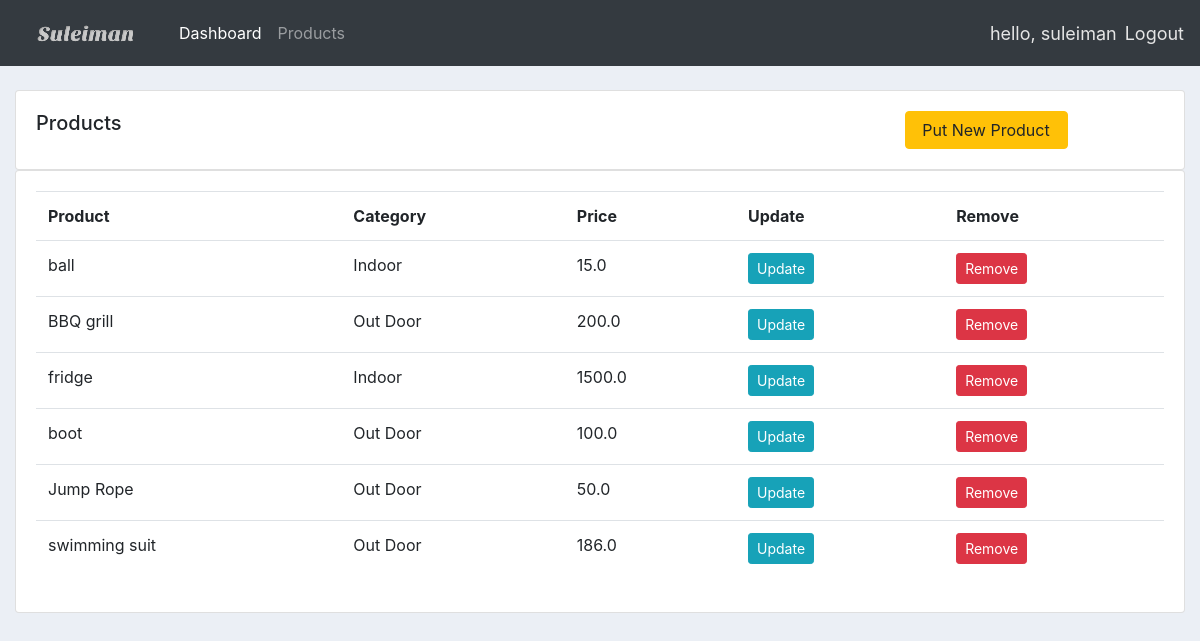
Screenshot of /products/ (signed in) with the database file from the repository.
### accounts/models.py (models this page shows, shortened)
class Product(models.Model):
    CATEGORY = (
        ('Indoor', 'Indoor'),
        ('Out Door', 'Out Door'),
    )
    name = models.CharField(max_length=200, null=True)
    price = models.FloatField(max_length=200)
    category = models.CharField(max_length=200, null=True, choices=CATEGORY)
    description = models.CharField(max_length=200, blank=True, null=True)
    date_created  = models.DateTimeField(auto_now_add=True, null=True)
    tag = models.ManyToManyField(Tag)

### accounts/decorators.py (the view)
        def wrapper_func(request, *args, **kwargs):
            group = None
            if request.user.groups.exists():
                group = request.user.groups.all()[0].name
            if group in allowed_roles:
                return view_func(request,*args, **kwargs)
            else:
                return HttpResponse('You are not autherized to view this page.')

### accounts/views.py (called while the page is built)
@login_required(login_url='login')
@allowed_users(allowed_roles=['admin'])
def products(request):
    products = Product.objects.all()
    return render(request, 'accounts/products.html', {'products':products})

### accounts/templates/accounts/products.html
{%  extends 'accounts/main.html' %}
{% block content %}
		<br>
		<div class="row">
			<div class="col-md">
				<div class="card card-body">
					<div class="row">
						<div class="col-md-9">
							<h5>Products</h5>
							</div>
							<div class="col-md-2">
								<a class="btn btn-warning  btn-md btn-block" href="{% url 'new_product' %}">Put New Product</a>
							</div>
					</div>
				</div>
				<div class="card card-body">
					<table class="table">
						<tr>
							<th>Product</th>
							<th>Category</th>
							<th>Price</th>
							<th>Update</th>
							<th>Remove</th>
						</tr>
						{% for product in products %}
							<tr>
							<td>{{ product.name }}</td>
							<td>{{ product.category }}</td>
							<td>{{ product.price }}</td>
							<td> <a class='btn btn-sm btn-info' href="">Update</a> </td>
							<td> <a class='btn btn-sm btn-danger'href="">Remove</a></td>
							</tr>
						{% endfor %}
					</table>
				</div>
			</div>
		</div>
{% endblock content %}

### accounts/templates/accounts/navbar.html (shortened to what this page needs)
{% load static %}
<nav class="navbar navbar-expand-lg navbar-dark bg-dark">
    <a class="navbar-brand" href="{% url 'home' %}"><img src="{% static 'images/logo.png' %}" alt="logo"></a>
    {% if request.user.is_authenticated %}
    <div class="collapse navbar-collapse" id="navbarNav">
      <ul class="navbar-nav">
        {% if request.user.is_staff %}
          <li class="nav-item active">
            <a class="nav-link" href="{% url 'home' %}">Dashboard</a>
          </li>
          <li class="nav-item">
            <a class="nav-link" href="{% url 'products' %}">Products</a>
          </li>
         {% endif %}
      </ul>
    </div>
    <span class="username" >hello, {{request.user}}</span>
    <span><a class ="logout" href="{% url 'logout' %}">Logout</a></span>
    {% endif %}
  </nav>

### static/css/main.css (style rules this page uses)
body { background-color: #ebeff5; }

### accounts/templates/accounts/navbar.html (style rules this page uses)
.logout { font-size: 18px; color: #e5e5e5; }
.username { font-size: 18px; margin-right: 8px; color: #e5e5e5; }

### rows the page displays
Product: name "ball", category "Indoor", price "15.0"
Product: name "BBQ grill", category "Out Door", price "200.0"
Product: name "fridge", category "Indoor", price "1500.0"
Product: name "boot", category "Out Door", price "100.0"
Product: name "Jump Rope", category "Out Door", price "50.0"
Product: name "swimming suit", category "Out Door", price "186.0"

### other values shown
{{ request.user }} "suleiman"
